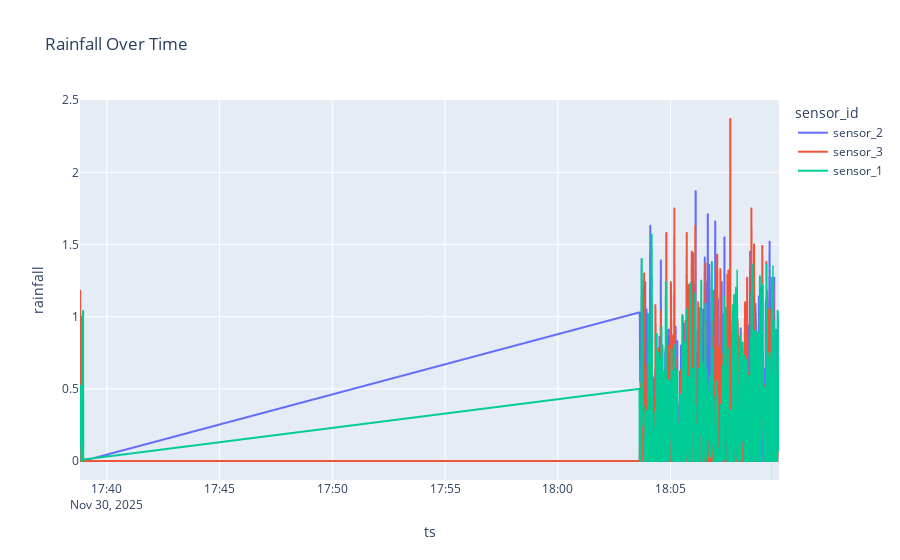

Write notebook code for a chart like this one.
### Code cell
fig = px.line(df_sorted, x='ts', y='rainfall', color='sensor_id',
              title='Rainfall Over Time')
fig.show()

### Figure 1 — Plotly figure (JSON) as saved in the notebook; plotly's stock layout.template omitted (floating-point values rounded to 4 significant figures; data arrays with more than 128 entries replaced by an {"elided": "..."} marker saying what was removed)
{"data": [{"hovertemplate": "sensor_id=sensor_2<br>ts=%{x}<br>rainfall=%{y}<extra></extra>", "legendgroup": "sensor_2", "line": {"color": "#636efa", "dash": "solid"}, "marker": {"symbol": "circle"}, "mode": "lines", "name": "sensor_2", "showlegend": true, "type": "scattergl", "x": {"elided": "379 str values"}, "xaxis": "x", "y": {"elided": "379 float values"}, "yaxis": "y"}, {"hovertemplate": "sensor_id=sensor_3<br>ts=%{x}<br>rainfall=%{y}<extra></extra>", "legendgroup": "sensor_3", "line": {"color": "#EF553B", "dash": "solid"}, "marker": {"symbol": "circle"}, "mode": "lines", "name": "sensor_3", "showlegend": true, "type": "scattergl", "x": {"elided": "380 str values"}, "xaxis": "x", "y": {"elided": "380 float values"}, "yaxis": "y"}, {"hovertemplate": "sensor_id=sensor_1<br>ts=%{x}<br>rainfall=%{y}<extra></extra>", "legendgroup": "sensor_1", "line": {"color": "#00cc96", "dash": "solid"}, "marker": {"symbol": "circle"}, "mode": "lines", "name": "sensor_1", "showlegend": true, "type": "scattergl", "x": {"elided": "377 str values"}, "xaxis": "x", "y": {"elided": "377 float values"}, "yaxis": "y"}], "layout": {"legend": {"title": {"text": "sensor_id"}, "tracegroupgap": 0}, "title": {"text": "Rainfall Over Time"}, "xaxis": {"anchor": "y", "domain": [0, 1], "title": {"text": "ts"}}, "yaxis": {"anchor": "x", "domain": [0, 1], "title": {"text": "rainfall"}}}}
